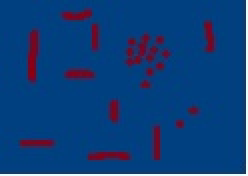
#> input picture Untitled.jpg, 124 x 88 px (shown 2 times larger)
$ python process.py
#> lines starting #> are read from the running program, lines starting #| are printed output that depends on the picture
import cv2
import numpy as np
import matplotlib.pyplot as plt

theimage = cv2.imread('Untitled.jpg')
#> theimage is the input picture: shape (88, 124, 3); mean B, G, R 122.8, 63.2, 14.5
invert = (255 - theimage)
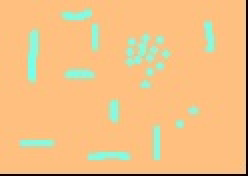
#> invert: shape (88, 124, 3) (shown 2 times larger); mean B, G, R 132.2, 191.8, 240.5
final = invert / 255.0

plt.imshow(final)
plt.show()
print(final.shape)
#| (88, 124, 3)
(661, 667, 3)
